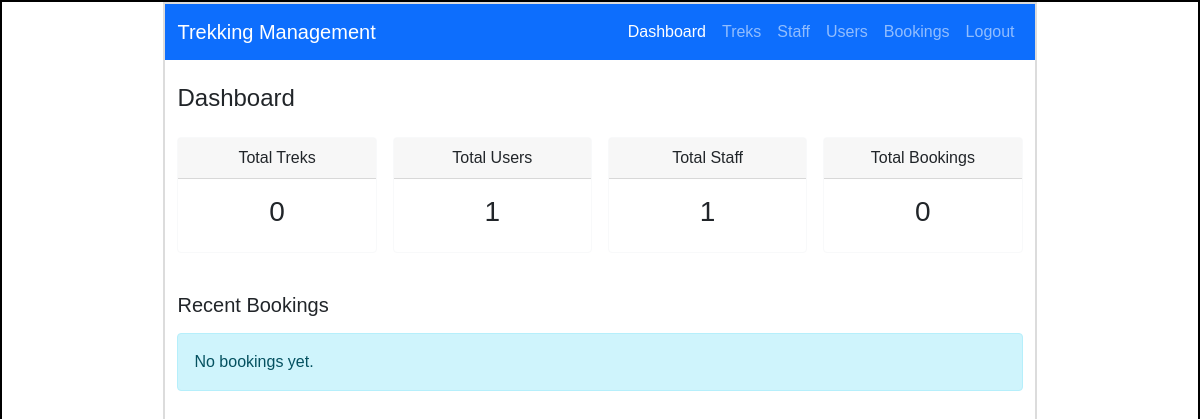
Before: /admin/dashboard with the older database file.
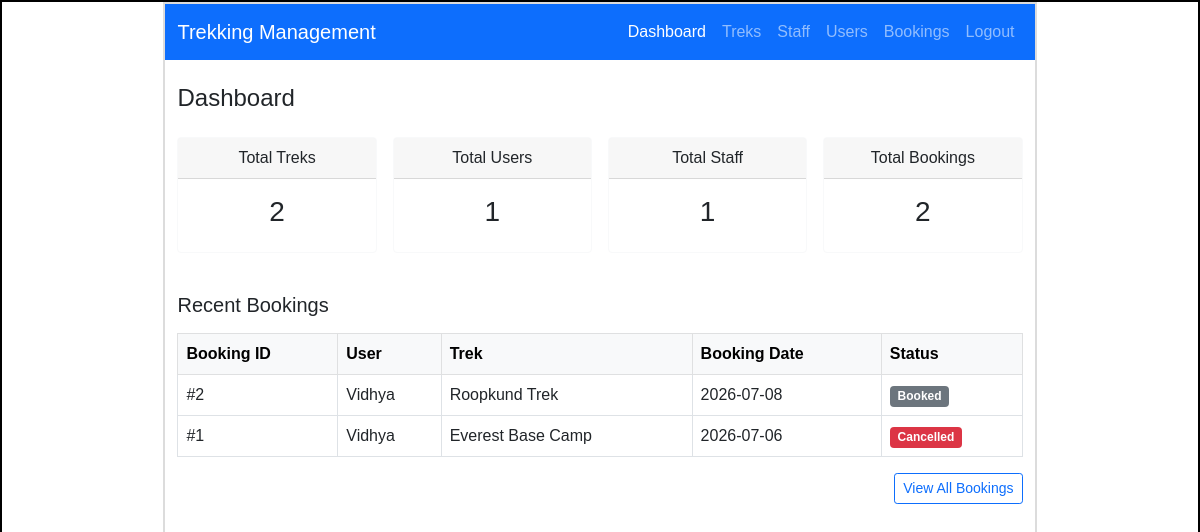
After: the same page with the newer database file.
### models.py (models this page shows)
class Booking(db.Model):
    __tablename__ = "booking"
    id = db.Column(db.Integer  , primary_key = True)
    booking_date = db.Column(db.Date, default=date.today)
    booking_status = db.Column(db.String(20),nullable=False,default = "Booked")
    payment_status = db.Column(db.String(20),nullable=False,default="Pending")
    user_id = db.Column(db.Integer,db.ForeignKey("user.id"), nullable=False) # many
    trek_id = db.Column(db.Integer,db.ForeignKey("trek.id") , nullable=False)
    __table_args__ = (db.UniqueConstraint('user_id','trek_id',name='unique_user_trek'),)

class User(db.Model):
    __tablename__ = "user"
    id = db.Column(db.Integer  , primary_key = True)
    name = db.Column(db.String() , nullable=False)
    email=db.Column(db.String(), unique = True , nullable=False )
    password = db.Column(db.String() , nullable=False)
    phone = db.Column(db.String(15))
    role = db.Column(db.String(), nullable=False , default='trekker')
    is_blacklisted = db.Column(db.Boolean , nullable= False , default = False)
    bookings = db.relationship( "Booking" ,backref = "user",lazy=True) # One User -> Many Bookings
    staff_profile = db.relationship("Staff_Profile",backref = "user",uselist=False,lazy=True)

class Trek(db.Model):
    __tablename__ = "trek"
    id = db.Column(db.Integer  , primary_key = True)
    trek_name = db.Column(db.String() , nullable = False)
    location = db.Column(db.String(100),nullable=False)
    difficulty = db.Column(db.String(20),nullable=False)
    duration = db.Column(db.Integer,nullable=False)
    available_slots = db.Column(db.Integer,nullable=False)
    trek_status = db.Column(db.String(20),nullable=False,default = "Pending")
    start_date = db.Column(db.Date,nullable=False)
    end_date = db.Column(db.Date,nullable=False)
    description = db.Column(db.Text)
    staff_id = db.Column(db.Integer,db.ForeignKey("staff_profile.id"), nullable = True)
    bookings = db.relationship("Booking",backref = "trek",lazy=True) # One Trek -> Many Bookings

### app.py (the view)
@app.route("/admin/dashboard")
def admin_dashboard():
    total_treks     = Trek.query.count()
    total_users     = User.query.filter_by(role="trekker").count()
    total_staff     = Staff_Profile.query.filter_by(approved=True).count()
    total_bookings  = Booking.query.count()
    recent_bookings = Booking.query.order_by(Booking.id.desc()).limit(5).all()
    return render_template("admin_dashboard.html",
                           total_treks=total_treks,
                           total_users=total_users,
                           total_staff=total_staff,
                           total_bookings=total_bookings,
                           recent_bookings=recent_bookings)

### templates/admin_dashboard.html (shortened to what the changed rows need)
<!DOCTYPE html>
<html lang="en">
<head>
    <link rel="stylesheet" href="{{ url_for('static', filename='style.css') }}">
    <link href="https://cdn.jsdelivr.net/npm/bootstrap@5.0.2/dist/css/bootstrap.min.css" rel="stylesheet">
</head>
<body>
    <div id="main">
        <div id="canvas">
            <div class="container mt-4">
                <h4 class="mb-4">Dashboard</h4>
                <div class="row g-3 mb-4">
                    <div class="col-md-3">
                        <div class="card border-light mb-3">
                            <div class="card-body">
                                <h3 class="card-title text-center">{{ total_treks }}</h3>
                            </div>
                        </div>
                    </div>
                    <div class="col-md-3">
                    </div>
                    <div class="col-md-3">
                    </div>
                    <div class="col-md-3">
                        <div class="card border-light mb-3">
                            <div class="card-body">
                                <h3 class="card-title text-center">{{ total_bookings }}</h3>
                            </div>
                        </div>
                    </div>
                </div>
                <h5 class="mb-3">Recent Bookings</h5>
                {% if recent_bookings %}
                <table class="table table-bordered table-hover">
                    <thead class="table-light">
                        <tr>
                            <th>Booking ID</th>
                            <th>User</th>
                            <th>Trek</th>
                            <th>Booking Date</th>
                            <th>Status</th>
                        </tr>
                    </thead>
                    <tbody>
                        {% for booking in recent_bookings %}
                        <tr>
                            <td>#{{ booking.id }}</td>
                            <td>{{ booking.user.name }}</td>
                            <td>{{ booking.trek.trek_name }}</td>
                            <td>{{ booking.booking_date }}</td>
                            <td>
                                {% if booking.booking_status == "booked" %}
                                    <span class="badge bg-primary">Booked</span>
                                {% elif booking.booking_status == "cancelled" %}
                                    <span class="badge bg-danger">Cancelled</span>
                                {% elif booking.booking_status == "completed" %}
                                    <span class="badge bg-success">Completed</span>
                                {% else %}
                                    <span class="badge bg-secondary">{{ booking.booking_status }}</span>
                                {% endif %}
                            </td>
                        </tr>
                        {% endfor %}
                    </tbody>
                </table>
                <div class="text-end">
                    <a href="/admin/bookings" class="btn btn-outline-primary btn-sm">View All Bookings</a>
                </div>
                {% else %}
                <div class="alert alert-info">No bookings yet.</div>
                {% endif %}
            </div>
        </div>
    </div>
</body>
</html>

Changed rows visible on the page:
added Booking: id "2", user.name "Vidhya", trek.trek_name "Roopkund Trek", booking_date "2026-07-08", booking_status "Booked"
added Booking: id "1", user.name "Vidhya", trek.trek_name "Everest Base Camp", booking_date "2026-07-06", booking_status "Cancelled"
Other visible differences:
{{ total_treks }}: "0" → "2"
{{ total_bookings }}: "0" → "2"
text no longer shown: "No bookings yet."
text now shown: "Booking ID User Trek Booking Date Status View All Bookings"
